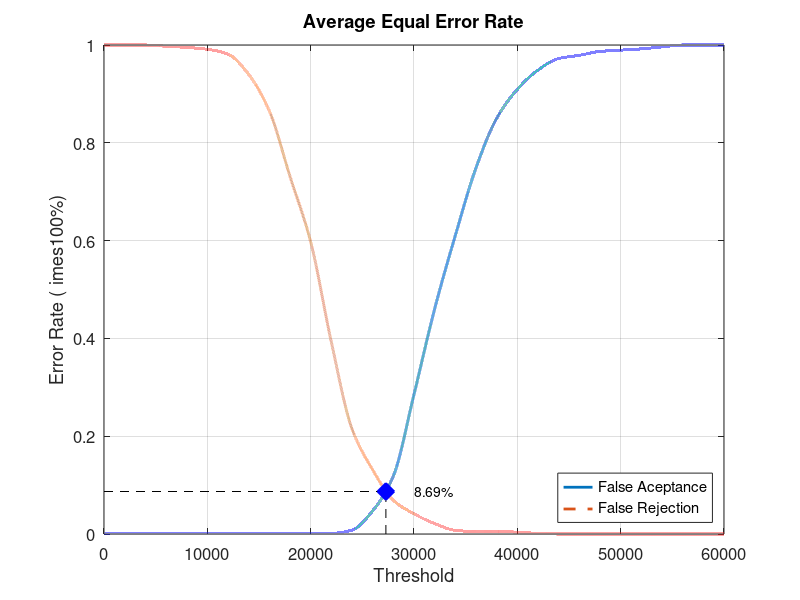
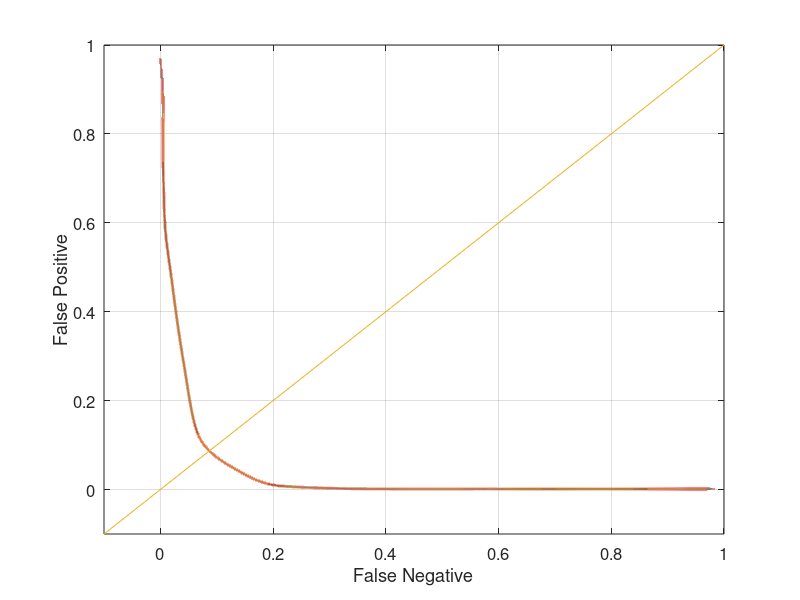

The MATLAB source for these figures, in order:
close all;
clear;
clc;
x = 0:2000:60000;
xq = 0:0.5:60000;

y0 = [0 0.00131579 0.00131579 0.00131579 0.00131579 0.00131579 0.00131579 0.00131579 0.00131579 0.00131579 0.00131579 0.00131579 0.00789474 0.0473684 0.118421 0.285526 0.460526 0.610526 0.748684 0.85 0.909211 0.948684 0.972368 0.978947 0.986842 0.989474 0.992105 0.996053 1 1 1]
yy0 = interp1(x, y0, xq, 'pchip');
y1 = [1 1 1 0.9975 0.995 0.99125 0.98125 0.94 0.865 0.73125 0.5975 0.3925 0.215 0.13125 0.06875 0.04125 0.02125 0.0075 0.005 0.005 0.00375 0.00125 0 0 0 0 0 0 0 0 0]
yy1 = interp1(x, y1, xq, 'pchip');

% Calculating EER: 
y2 = abs(y0 - y1);
find(y2 == min(y2))
yy2 = abs(yy0 - yy1);
xEER = find(yy2 == min(yy2));
xEERIndex = xq(xEER) % X-axis EER
yEER = yy0(xEER) % Y-axis EER

main = figure
plot(xq, yy0,'-','LineWidth', 2);	hold on
plot(xq, yy1,'--','LineWidth', 2);	hold on
plot([xEERIndex xEERIndex], [0 yEER], 'k--');	hold on
plot([0 xEERIndex], [yEER yEER], 'k--');	hold on
plot(xEERIndex, yEER, 'bx', 'LineWidth', 10);	hold on
text(xEERIndex + 10 * xEERIndex / 100, yEER, [num2str(round((10000 * yEER)) / 100) '%'])
legend('False Aceptance', 'False Rejection', 'Location', 'SouthEast')
xlabel('Threshold')
ylabel('Error Rate (	imes100%)')
title('Average Equal Error Rate')
set(gca, 'FontSize', 12)
axis([0 60000 0 1])
grid on

print(main, 'Experiment3AverageMain', '-dpng');
FNRxFPR = figure('Color', [1 1 1]);
plot(yy1, yy0, '-', yy1, yy0, 'LineWidth', 2);
hold on
y = -0.1:0.1:1
plot(y, y); 
set(gca, 'FontSize', 12)
xlabel('False Negative')
ylabel('False Positive')
axis([-0.1 1 -0.1 1])
set(gca, 'FontSize', 12)
grid on

print(FNRxFPR, 'Experiment3AverageFNRxFPR','-dpng');
